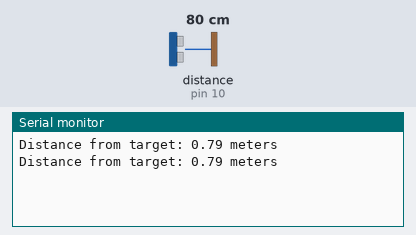
Recording of a sketch running on a simulated Arduino Uno, built with avr-gcc and run on an emulated ATmega328P. Parts: the last lines printed to the serial monitor. Wiring (inferred from the names in the program): ultrasonic range finder: trigger pin 9; echo pin 10. The inputs (shaded band) are chosen by the test bench; at power-on: distance to the obstacle (sensor on pin 10) 80 cm. The echo pulse lasts 58.3 µs per cm.

Above: at 6.8 s.
6.9 s: distance to the obstacle (sensor on pin 10) set to 2 cm
At 13.2 s:
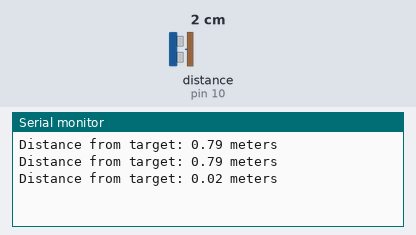
13.6 s: distance to the obstacle (sensor on pin 10) set to 4 cm
At 19.2 s:
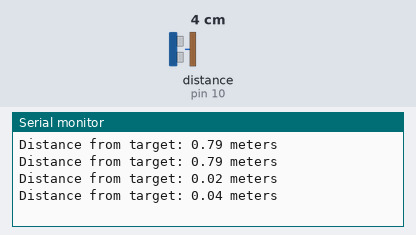
Timing chart, 0 to 20.7 s (numbered marks = the images above; inputs shaded):
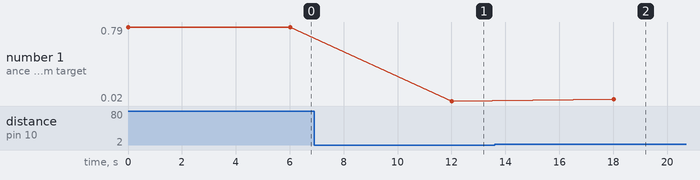

Measured:
- after the input at 6.9 s, the serial monitor: prints a new line after 5.1 s (image 1)
- after the input at 13.6 s, the serial monitor: prints a new line after 4.4 s (image 2)
- plotted number 1: 0.79 → 0.02 after the input at 6.9 s, 0.02 → 0.04 after the input at 13.6 s

The sketch:

EchoLocation.ino
```cpp
const int trigPin = 9;
const int echoPin = 10;
// defines variables
long duration;
double distance;
void setup() {
pinMode(trigPin, OUTPUT); // Sets the trigPin as an Output
pinMode(echoPin, INPUT); // Sets the echoPin as an Input
Serial.begin(9600); // Starts the serial communication
}
void loop() {
// Clears the trigPin
digitalWrite(trigPin, LOW);
delayMicroseconds(2);
// Sets the trigPin on HIGH state for 10 micro seconds
digitalWrite(trigPin, HIGH);
delayMicroseconds(10);
digitalWrite(trigPin, LOW);
// Reads the echoPin, returns the sound wave travel time in microseconds
duration = pulseIn(echoPin, HIGH);
// Calculating the distance
distance= duration*0.034/2;
distance = distance/=100;
// Prints the distance on the Serial Monitor
Serial.print("Distance from target: ");
Serial.print(distance);
Serial.println(" meters");
delay(6000);
}
```
